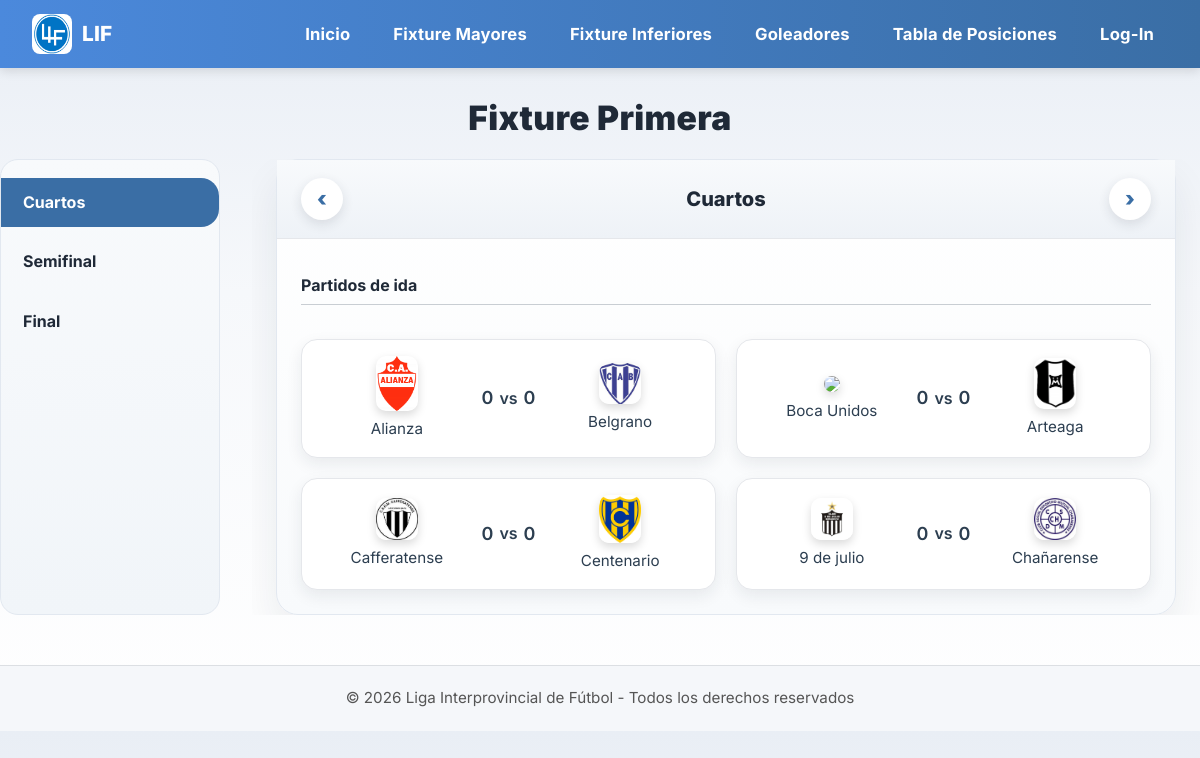
Page /fixture/mayores/Primera on the committed database.
### app/models/models.py (models this page shows, shortened)
class Fase(db.Model):
    __tablename__ = 'fase'
    id = db.Column(db.Integer, primary_key=True)
    nombre = db.Column(db.String(50), nullable=False)
    orden = db.Column(db.Integer, nullable=False, default=0)  # si no definiste, poner default
    torneo_id = db.Column(db.Integer, db.ForeignKey('torneo.id'), nullable=False)
    ida_vuelta = db.Column(db.Boolean, default=False, nullable=False)
    torneo = db.relationship('Torneo', back_populates='fases')
    partidos = db.relationship('Partido', back_populates='fase')

class Partido(db.Model):
    __tablename__ = 'partido'
    id = db.Column(db.Integer, primary_key=True)
    fecha_partido = db.Column(db.Date, nullable=True)
    hora_partido = db.Column(db.Time, nullable=True)
    jornada = db.Column(db.Integer, nullable=False)
    categoria = db.Column(db.String(20), nullable=False)
    torneo_id = db.Column(db.Integer, db.ForeignKey('torneo.id'), nullable=True)
    fase_id = db.Column(db.Integer, db.ForeignKey('fase.id'), nullable=True)
    equipo_local_id = db.Column(db.Integer, db.ForeignKey('equipo.id'), nullable=False)
    equipo_visitante_id = db.Column(db.Integer, db.ForeignKey('equipo.id'), nullable=False)
    goles_local = db.Column(db.Integer, default=0, nullable=False)
    goles_visitante = db.Column(db.Integer, default=0, nullable=False)
    jugado = db.Column(db.Boolean, default=False, nullable=False)
    penales_local = db.Column(db.Integer, nullable=True)
    penales_visitante = db.Column(db.Integer, nullable=True)
    definido_por_penales = db.Column(db.Boolean, default=False, nullable=False)
    equipo_local = db.relationship(
        'Equipo',
        foreign_keys=[equipo_local_id],
        back_populates='partidos_local'
    )
    equipo_visitante = db.relationship(
        'Equipo',
        foreign_keys=[equipo_visitante_id],
        back_populates='partidos_visitante'
    )
    torneo = db.relationship('Torneo', back_populates='partidos')
    fase = db.relationship('Fase', back_populates='partidos')
    estadisticas_jugadores = db.relationship(
        'EstadoJugadorPartido',
        back_populates='partido',
        lazy='select',
        cascade='all, delete-orphan'
    )

class Club(db.Model):
    __tablename__ = 'club'
    id = db.Column(db.Integer, primary_key=True)
    nombre = db.Column(db.String(150), nullable=False, unique=True)
    localidad = db.Column(db.String(120), nullable=True)
    escudo_url = db.Column(db.String(300), nullable=True)
    equipos = db.relationship('Equipo', back_populates='club', lazy='select', cascade='all, delete-orphan')

### app/routes/views.py (the view)
@views.route('/fixture/<bloque>')
@views.route('/fixture/<bloque>/<categoria>')
def fixture(bloque, categoria=None):
    temporada_activa = Temporada.query.filter_by(activa=True).first()
    if not temporada_activa:
        flash("No hay una temporada activa", "danger")
        return redirect(url_for("views.index"))
    torneo_apertura = Torneo.query.filter_by(
        nombre="Apertura",
        temporada_id=temporada_activa.id
    ).first()
    if not torneo_apertura:
        flash("No existe el torneo Apertura en la temporada activa", "danger")
        return redirect(url_for("views.index"))
    bloques = {
        "mayores": ["primera", "reserva"],
        "inferiores": ["quinta", "sexta", "septima"]
    }
    if bloque not in bloques:
        flash("Bloque inválido", "danger")
        return redirect(url_for("views.index"))
    categorias_bloque = [c.strip().lower() for c in bloques[bloque]]
    if categoria:
        categoria_db = categoria.strip().lower()
        if categoria_db not in categorias_bloque:
            flash("Categoría inválida", "danger")
            return redirect(url_for("views.index"))
        categorias_filtradas = [categoria_db]
        titulo = f"Fixture {categoria.capitalize()}"
    else:
        categorias_filtradas = categorias_bloque
        titulo = f"Fixture {bloque.capitalize()}"
    fechas_partidos = {}
    fases_playoff = ["Cuartos", "Semifinal", "Final", "Finalísima"]
    partidos_fase_regular = (
        Partido.query
        .outerjoin(Partido.fase)
        .filter(
            Partido.torneo_id == torneo_apertura.id,
            func.lower(Partido.categoria).in_(categorias_filtradas),
            or_(
                Partido.fase_id == None,
                ~Fase.nombre.in_(fases_playoff)
            )
        )
        .order_by(Partido.jornada, Partido.fecha_partido)
        .all()
    )
    def agregar_goleadores(partido):
        partido.goleadores_local = []
        partido.goleadores_visitante = []
        for est in partido.estadisticas_jugadores:
            if est.cant_goles > 0:
                nombre = f"{est.jugador.nombre} {est.jugador.apellido}"
                if est.jugador.club_id == partido.equipo_local.club_id:
                    partido.goleadores_local.append({
                        "nombre": nombre,
                        "goles": est.cant_goles
                    })
                elif est.jugador.club_id == partido.equipo_visitante.club_id:
                    partido.goleadores_visitante.append({
                        "nombre": nombre,
                        "goles": est.cant_goles
                    })
    for partido in partidos_fase_regular:
        agregar_goleadores(partido)
        partido.es_ida_vuelta = False
        key = f"Jornada {partido.jornada}"
        fechas_partidos.setdefault(key, []).append(partido)
    partidos_playoff = (
        Partido.query
        .join(Partido.fase)
        .filter(
            Partido.torneo_id == torneo_apertura.id,
            func.lower(Partido.categoria).in_(categorias_filtradas),
            Fase.nombre.in_(fases_playoff)
        )
        .order_by(Fase.orden, Partido.jornada)
        .all()
    )
    for partido in partidos_playoff:
        agregar_goleadores(partido)
        partido.es_ida_vuelta = partido.fase.ida_vuelta
        key = partido.fase.nombre
        fechas_partidos.setdefault(key, []).append(partido)
    return render_template(
        "fixture_general.html",
        fechas_partidos=fechas_partidos,
        titulo=titulo,
        mostrar_resultados=True
    )

### app/templates/fixture_general.html (shortened to what this page needs)
{% extends "base.html" %}
{% block content %}
<h1>{{ titulo }}</h1>
{% if fechas_partidos %}
<div class="fixture-layout">
    <div class="tabs-fixture">
        {% for jornada, partidos in fechas_partidos.items() %}
            <button class="tab-fixture" onclick="showFixture({{ loop.index0 }})">
                {{ jornada }}
            </button>
        {% endfor %}
    </div>
    <div class="fixture-slider">
        {% for jornada, partidos in fechas_partidos.items() %}
        <div class="fixture-card" data-index="{{ loop.index0 }}">
            <div class="fixture-header">
                <button class="fixture-nav-btn" onclick="prevFixture()">‹</button>
                <h2>{{ jornada }}</h2>
                <button class="fixture-nav-btn" onclick="nextFixture()">›</button>
            </div>
            <div class="partidos-grid">
            {% if partidos and partidos[0].es_ida_vuelta %}
                {% set partidos_ida = partidos | selectattr("jornada", "equalto", 1) | list %}
                {% if partidos_ida %}
                    <div style="grid-column: 1 / -1; margin-top: 10px;">
                        <strong style="color:#1f2937;">Partidos de ida</strong>
                        <hr style="margin:6px 0 14px;">
                    </div>
                    {% for partido in partidos_ida %}
                        <div class="partido">
                            <div class="equipo">
                                <img src="{{ url_for('static', filename='escudos/' + partido.equipo_local.club.nombre|replace(' ', '_') + '.jpg') }}">
                                <div>{{ partido.equipo_local.club.nombre }}</div>
                            </div>
                            <div class="vs">
                                {% if mostrar_resultados and partido.jugado %}
                                    <span class="goles-local">
                                        {{ partido.goles_local }}
                                    </span>
                                    <span class="guion">vs</span>
                                    <span class="goles-visitante">
                                        {{ partido.goles_visitante }}
                                    </span>
                                {% else %}
                                    vs
                                {% endif %}
                            </div>
                            <div class="equipo">
                                <img src="{{ url_for('static', filename='escudos/' + partido.equipo_visitante.club.nombre|replace(' ', '_') + '.jpg') }}">
                                <div>{{ partido.equipo_visitante.club.nombre }}</div>
                            </div>
                        </div>
                    {% endfor %}
                {% endif %}
                {% set partidos_vuelta = partidos | selectattr("jornada", "equalto", 2) | list %}
            {% endif %}
            </div>
        </div>
        {% endfor %}
    </div>
</div>
{% endif %}
{% endblock %}

### app/templates/base.html (style rules this page uses)
body { font-family: 'Inter', 'Roboto', Arial, sans-serif; background: linear-gradient(180deg, #e9eef5 0%, #f6f8fb 40%, #ffffff 100%); margin: 0; padding: 0; color: #2c3e50; line-height: 1.6; }
h1 { text-align: center; margin-bottom: 20px; font-weight: 900; color: #1f2d3d; font-size: 2.1rem; font-family: 'Inter', 'Roboto', Arial, sans-serif; letter-spacing: 0.01em; }

### app/templates/fixture_general.html (style rules this page uses)
h1 { text-align: center; margin: 30px 0 20px; color: #1f2937; font-weight: 900; font-size: 2.1rem; font-family: 'Inter', 'Roboto', Arial, sans-serif; }
.fixture-layout { display: grid; grid-template-columns: 220px 1fr; gap: 32px; max-width: 1200px; margin: 0 auto 40px; }
.tabs-fixture { display: flex; flex-direction: column; gap: 10px; background: linear-gradient(180deg, #f8fafc, #f1f5f9); border-radius: 18px; padding: 18px 0; border: 1px solid #e2e8f0; }
.tab-fixture { background: none; border: none; padding: 12px 22px; font-weight: 700; cursor: pointer; text-align: left; border-radius: 0 18px 18px 0; transition: all 0.2s ease; color: #1f2937; }
.tab-fixture.active, .tab-fixture:hover { background: #3a6ea5; color: #fff; }
.fixture-slider { position: relative; overflow: hidden; }
.fixture-card { background: linear-gradient(180deg, #ffffff, #f8fafc); border-radius: 22px; border: 1px solid #e2e8f0; box-shadow: 0 20px 40px rgba(31,41,55,0.08), inset 0 1px 0 rgba(255,255,255,0.6); max-width: 900px; margin: 0 auto; position: absolute; inset: 0; opacity: 0; transform: translateX(40px); transition: all 0.35s ease; }
.fixture-card.active { position: relative; opacity: 1; transform: translateX(0); }
.fixture-header { display: flex; align-items: center; justify-content: space-between; padding: 18px 24px; background: linear-gradient(180deg, #f8fafc, #eef2f7); border-bottom: 1px solid #e5e7eb; }
.fixture-nav-btn { width: 42px; height: 42px; border-radius: 50%; border: none; background: #ffffff; box-shadow: 0 4px 12px rgba(31,41,55,0.12); display: flex; align-items: center; justify-content: center; font-size: 1.3rem; font-weight: 900; color: #3a6ea5; cursor: pointer; transition: all 0.2s ease; }
.fixture-header h2 { margin: 0; font-size: 1.25rem; font-weight: 800; color: #1f2937; }
.partidos-grid { display: grid; grid-template-columns: repeat(2, 1fr); gap: 20px; padding: 24px; }
.partido { background: #ffffff; border-radius: 16px; padding: 16px 14px; border: 1px solid #e5e7eb; box-shadow: 0 6px 16px rgba(31,41,55,0.08), inset 0 1px 0 rgba(255,255,255,0.7); display: flex; align-items: center; justify-content: space-between; transition: transform 0.15s ease, box-shadow 0.15s ease; }
.equipo { width: 42%; text-align: center; font-size: 0.95rem; }
.equipo img { width: 42px; margin-bottom: 6px; border-radius: 10px; box-shadow: 0 4px 10px rgba(0,0,0,0.15); }
.vs { display:flex; align-items:center; justify-content:center; gap:6px; font-weight:600; }
.vs .goles-local, .vs .goles-visitante { font-size:18px; }
.vs .guion { font-size:16px; }

### rows in the picture
Fase: nombre "Cuartos"
Fase: nombre "Semifinal"
Fase: nombre "Final"
Partido: nombre (picture), equipo_local.club.nombre "Cafferatense", goles_local "0", goles_visitante "0"
Partido: shows a picture, equipo_local.club.nombre "9 de julio", goles_local "0", goles_visitante "0", nombre (picture), equipo_visitante.club.nombre "Chañarense"

### other values in the picture
{{ titulo }} "Fixture Primera"
